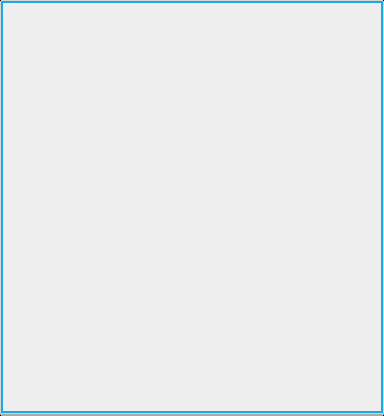

Below is a game level as drawn by its tile map, then a one-line description and the .tmx that defines it (tile-layer data replaced by summaries):
An orthogonal 24x26 tile map with 16x16 px tiles, 1 tile layer (background) and 6 objects (close, artist-name, artist, programmer-name, programmer, ...).

<map version="1.5" tiledversion="1.6.0" orientation="orthogonal" renderorder="right-down" width="24" height="26" tilewidth="16" tileheight="16" infinite="0" nextlayerid="10" nextobjectid="9">
 <tileset firstgid="1" name="ui_tilesheet" tilewidth="16" tileheight="16" tilecount="270" columns="30">
  <image source="assets/ui_tilesheet.png" width="480" height="144" />
 </tileset>
 <objectgroup id="2" name="buttons">
  <object id="1" name="close" x="384" y="0">
   <properties>
    <property name="font-name" value="fonts/Marker Felt.ttf" />
    <property name="font-size" type="float" value="20" />
    <property name="src-disabled" value="" />
    <property name="src-normal" value="ui/assets/red_cross.png" />
    <property name="src-pressed" value="" />
    <property name="title" value="" />
   </properties>
   <point />
  </object>
 </objectgroup>
 <objectgroup id="9" name="texts">
  <object id="8" name="artist-name" x="192" y="288">
   <properties>
    <property name="anchor-point-x" type="float" value="0.5" />
    <property name="anchor-point-y" type="float" value="0.5" />
    <property name="font-name" value="fonts/Marker Felt.ttf" />
    <property name="font-size" type="float" value="30" />
    <property name="text" value="Nguyen Van Duy" />
   </properties>
   <point />
  </object>
  <object id="7" name="artist" x="192" y="256">
   <properties>
    <property name="anchor-point-x" type="float" value="0.5" />
    <property name="anchor-point-y" type="float" value="0.5" />
    <property name="font-name" value="fonts/Marker Felt.ttf" />
    <property name="font-size" type="float" value="20" />
    <property name="text" value="Artist" />
   </properties>
   <point />
  </object>
  <object id="5" name="programmer-name" x="192" y="176">
   <properties>
    <property name="anchor-point-x" type="float" value="0.5" />
    <property name="anchor-point-y" type="float" value="0.5" />
    <property name="font-name" value="fonts/Marker Felt.ttf" />
    <property name="font-size" type="float" value="30" />
    <property name="text" value="Nguyen Van Duy" />
   </properties>
   <point />
  </object>
  <object id="6" name="programmer" x="192" y="144">
   <properties>
    <property name="anchor-point-x" type="float" value="0.5" />
    <property name="anchor-point-y" type="float" value="0.5" />
    <property name="font-name" value="fonts/Marker Felt.ttf" />
    <property name="font-size" type="float" value="20" />
    <property name="text" value="Programmer" />
   </properties>
   <point />
  </object>
  <object id="4" name="credits" x="192" y="48">
   <properties>
    <property name="anchor-point-x" type="float" value="0.5" />
    <property name="anchor-point-y" type="float" value="0.5" />
    <property name="font-name" value="fonts/Marker Felt.ttf" />
    <property name="font-size" type="float" value="40" />
    <property name="text" value="Credits" />
   </properties>
   <point />
  </object>
 </objectgroup>
 <layer id="3" name="background" width="24" height="26">
  <data>[624 cells, 624 non-empty, 9 distinct tile ids]</data>
 </layer>
</map>
